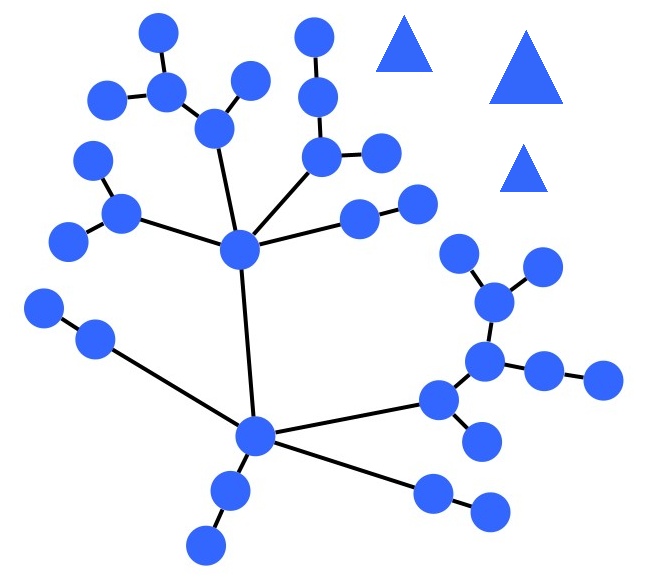
#> input picture Hackathon Project 2/Code/test-image-3.png, 658 x 579 px
$ python opencv.py
#> lines starting #> are read from the running program, lines starting #| are printed output that depends on the picture; after the words box and inside, x2 and y2 are one past the last pixel; in counts of white or black regions, pixels touching at a corner belong together
import cv2
from PIL import Image
import numpy as np

def main():
    image = cv2.imread("./test-image-3.png")
#> image is the input picture: shape (579, 658, 3); mean B, G, R 250.6, 233.9, 228.1

    # Preprocessing
    pil_image = Image.fromarray(image)
    quantizedImage = pil_image.quantize(3)
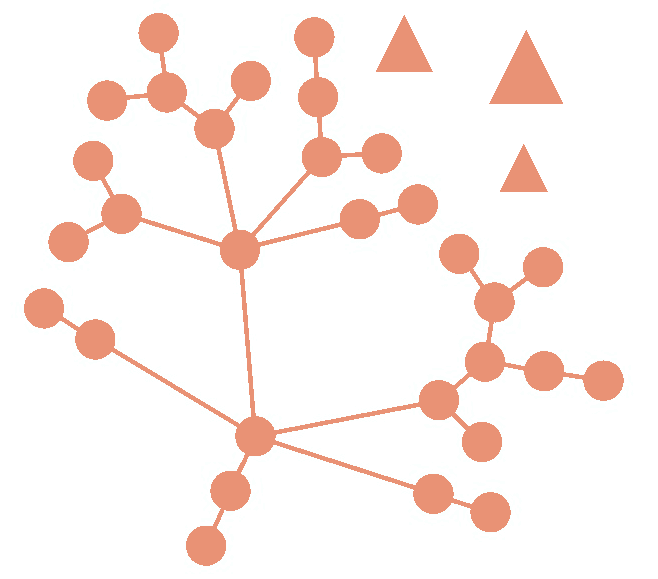
#> quantizedImage: PIL image 658x579 P; mean R, G, B 251.9, 240.7, 236.9
    quantizedImageCV2 = np.asarray(pil_image)
    # convert to grayscale
    gray = cv2.cvtColor(quantizedImageCV2, cv2.COLOR_BGR2GRAY)
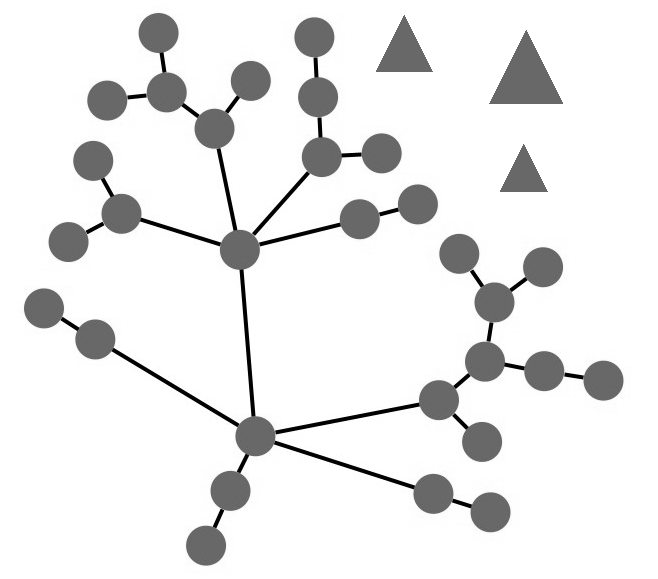
#> gray: shape (579, 658); min 0, max 255, mean 234.1
    (thresh, black_white) = cv2.threshold(gray, 126, 255, cv2.THRESH_BINARY)
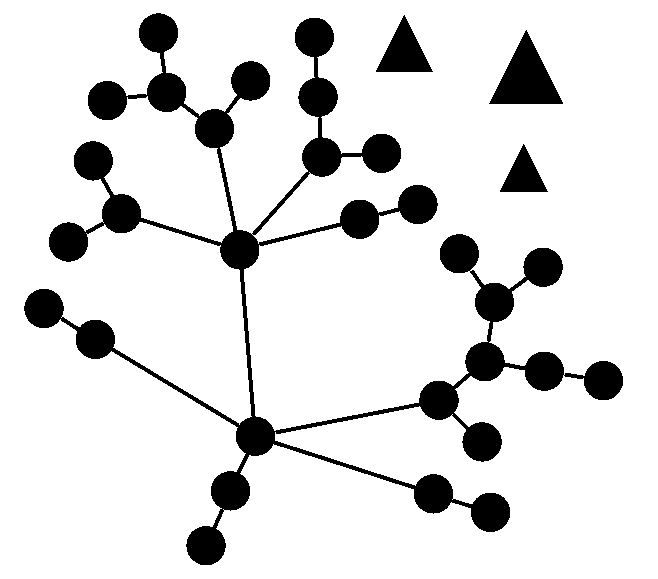
#> black_white: shape (579, 658); 87.6% white; 4 black regions, box (x1, y1, x2, y2) and area: (24, 13, 623, 565) 41761, (489, 30, 563, 104) 2775, (376, 15, 433, 72) 1653, (500, 144, 548, 192) 1176

    # Getting white mask
    mask = cv2.bitwise_not(black_white)
#> mask: shape (579, 658); 12.4% white; 4 white regions

    # Now we need to remove edges by making node mask, we erode heuristically until it stabilizes the amount of contours
    kernel = np.ones((5, 5), np.uint8)

    (coutner_index) = find_contour_index(mask, kernel)

    # Made a mask for nodes
    graph_node = cv2.erode(mask, kernel, iterations = coutner_index)
    # Need to dialiate to original size
    graph_node = cv2.dilate(graph_node, kernel, iterations = coutner_index + 1)
    graph_edges = mask - graph_node

    graph_shapes = graph_node.copy()
    (contours, contours_array_type, contours_array_coordinate) = contour_identify_shape(graph_shapes)

    # for i in range(0, len(contours_array_type)):
        # print(contours_array_type[i] + " " + np.array2string(contours_array_coordinate[i]))

    graph_edges_skeleton = morpological_skeletonization(graph_edges)

    coordinates = find_intersecting_contours(black_white, graph_node, graph_edges_skeleton)
    print(coordinates)

    # skeleton_coordinates = convert_skeleton_to_coordinates(graph_edges_skeleton)


    # Shows image
    cv2.imshow("Example", mask)
    cv2.imshow("Graph Node Mask", graph_node)

    cv2.imshow("Graph Node Edges", graph_edges)
    cv2.imshow("Graph Node Skeleton", graph_edges_skeleton)


    cv2.imshow("Graph Node Mask Shape", graph_shapes)

    cv2.waitKey(0)

    cv2.destroyAllWindows()


# Edge detection

# Edges exist as well, we need to find how edges connect and end
# later we'll try to find which node it cfonnects to

# Two end points are then matched to their closest node region to determine the two end nodes, furthermore since we have to end points, we know that the whole line is connected
# we can just walk along the neighboring pixels from one end point to the other to botain the edge path

# do to pruning step, we've pruned the actual end point
# we dialatte them until we find an intersection

def find_contour_index(mask, kernel):
    contours, hierarchy = cv2.findContours(mask, cv2.RETR_TREE, cv2.CHAIN_APPROX_SIMPLE)
#> contours = 12 contours, 8 with area under 20; largest, box (x1, y1, x2, y2) and area: (24, 13, 623, 565) 38925, (489, 30, 563, 104) 2664, (376, 15, 433, 72) 1568, (500, 144, 548, 192) 1104
    numberOfContours = len(contours)
#> numberOfContours = 12

    iteration = 0
    contours_number_array = []

    while (numberOfContours > 0):
        mask_eroded = cv2.erode(mask, kernel, iterations = iteration)
        contours, hierarchy = cv2.findContours(mask_eroded, cv2.RETR_TREE, cv2.CHAIN_APPROX_SIMPLE)
        numberOfContours = len(contours)
        contours_number_array.append(numberOfContours)
        iteration += 1
#> this loop made 11 passes
#> numberOfContours on passes 1 to 8: 12, 33, 33, 33, 33, 33, 32, 2
#> mask_eroded: shape (579, 658); every value is 0
#> after the loop, contours_number_array = [12, 33, 33, 33, 33, 33, 32, 2, 1, 1, 0]; iteration = 11

    ideal_contour_number = max(set(contours_number_array), key = contours_number_array.count)
#> ideal_contour_number = 33

    contours, hierarchy = cv2.findContours(mask, cv2.RETR_TREE, cv2.CHAIN_APPROX_SIMPLE)
    coutner_index = 0
    iteration = 0
    numberOfContours = len(contours)
#> numberOfContours = 12

    while (numberOfContours != ideal_contour_number):
        mask_eroded = cv2.erode(mask, kernel, iterations = iteration)
        contours, hierarchy = cv2.findContours(mask_eroded, cv2.RETR_TREE, cv2.CHAIN_APPROX_SIMPLE)
        numberOfContours = len(contours)
        if(numberOfContours == ideal_contour_number):
            coutner_index = iteration
        else:
            iteration += 1
#> this loop made 2 passes
#> (numberOfContours, iteration) on pass 1: (12, 1)
#> after the loop, iteration = 1
#> in main, `graph_node = cv2.dilate(graph_node, kernel, iterations = coutner_index..`:
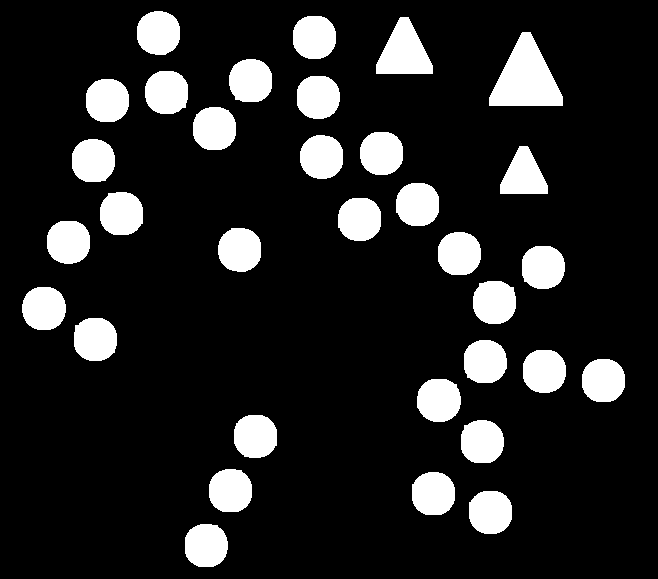
#> graph_node: shape (579, 658); 14% white; 33 white regions
#> in main, `graph_edges = mask - graph_node`:
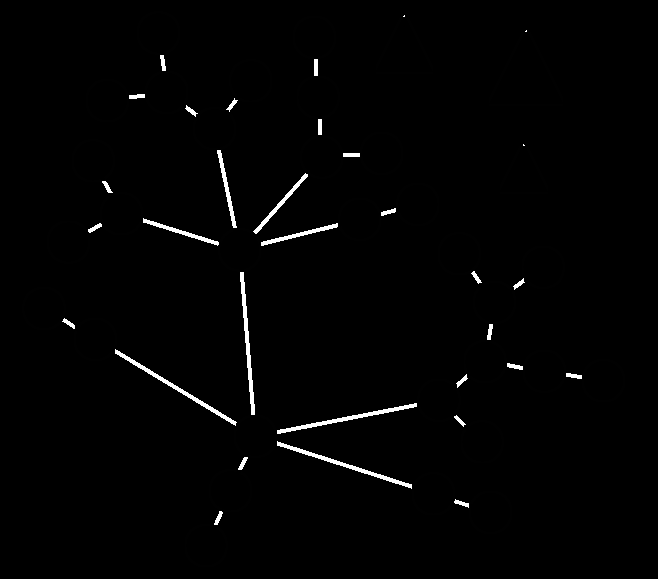
#> graph_edges: shape (579, 658); min 0, max 255, mean 3.2

    return coutner_index

def contour_identify_shape(graph_shapes):
    i = 0
    contours, hierarchy = cv2.findContours(graph_shapes, cv2.RETR_TREE, cv2.CHAIN_APPROX_SIMPLE)
#> contours = 33 contours; largest, box (x1, y1, x2, y2) and area: (489, 32, 563, 106) 3216, (376, 17, 433, 74) 1984, (100, 192, 143, 235) 1486, (417, 379, 461, 422) 1485, (137, 11, 180, 55) 1485

    contours_array = []

    for contour in contours:
        if i == 0:
            i = 1
            continue

        approx = cv2.approxPolyDP(
            contour, 0.01 * cv2.arcLength(contour, True), True)

        cv2.drawContours(graph_shapes, [contour], 0, (0, 0, 255), 5)

        # finding center point of shape
        M = cv2.moments(contour)
        if M['m00'] != 0.0:
            x = int(M['m10']/M['m00'])
            y = int(M['m01']/M['m00'])

        # putting shape name at center of each shape
        if len(approx) >= 3 and len(approx) <= 6:
            cv2.putText(graph_shapes, 'Triangle', (x, y),
                        cv2.FONT_HERSHEY_SIMPLEX, 0.6, (255, 255, 255), 2)
            contours_array.append("Triangle")

        else:
            cv2.putText(graph_shapes, 'circle', (x, y),
                        cv2.FONT_HERSHEY_SIMPLEX, 0.6, (255, 255, 255), 2)
            contours_array.append("Circle")
#> this loop made 33 passes
#> (x, y) on passes 2 to 9: (489, 511), (432, 493), (230, 490), (481, 441), (254, 435), (438, 399), (602, 380), (543, 370)
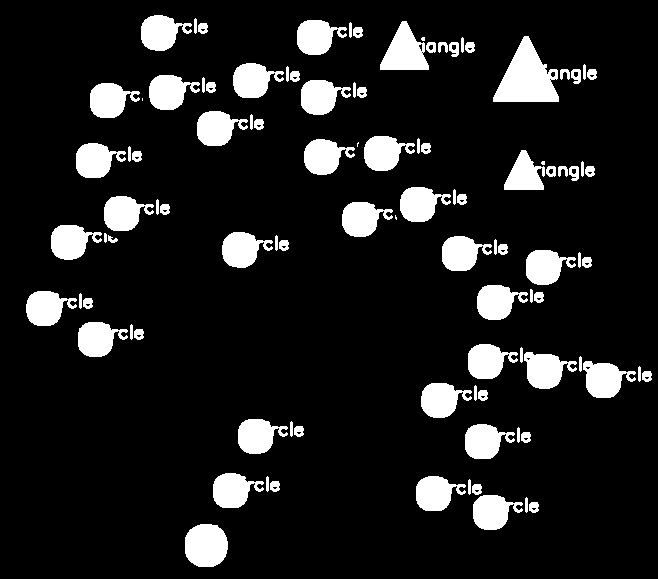
#> graph_shapes: shape (579, 658); 11.7% white; 102 white regions (5 under 20 px)
#> after the loop, contours_array = 32 items, first 6: 'Circle', 'Circle', 'Circle', 'Circle', 'Circle', 'Circle'; i = 1
#> in main, `(contours, contours_array_type, contours_array_coordinate) = contour_i..`: contours_array_type has the same summary as contours_array in contour_identify_shape; contours_array_coordinate = 1952 pairs, first value 22 to 624, second value 11 to 566

    return (contours, contours_array, np.vstack(contours).squeeze())

def morpological_skeletonization(graph_edges):
    img = graph_edges.copy()

    size = np.size(img)
#> size = 380982
    skeleton = np.zeros(img.shape, np.uint8)

    element = cv2.getStructuringElement(cv2.MORPH_CROSS, (3,3))
#> element = [[0, 1, 0], [1, 1, 1], [0, 1, 0]]

    done = False

    while(not done):
        eroded = cv2.erode(img, element)
        temp = cv2.dilate(eroded, element)
        temp = cv2.subtract(img, temp)
        skeleton = cv2.bitwise_or(skeleton, temp)
        img = eroded.copy()

        zeros = size - cv2.countNonZero(img)
        if (zeros == size):
            done = True
#> this loop made 3 passes
#> zeros on passes 1 to 3: 375755, 380698, 380982

    return skeleton

# My implementation of attempting to find contour coordiantes
# [27 lines left out: function convert_skeleton_to_coordinates, not called in this run]

def find_intersecting_contours(original_image, graph_node, graph_edges_skeleton):
    contours_graph_node, hierarchy_graph_node = cv2.findContours(graph_node, cv2.RETR_TREE, cv2.CHAIN_APPROX_SIMPLE)
#> contours_graph_node has the same summary as contours in contour_identify_shape
    contours_graph_edges, hierarchy_graph_edges = cv2.findContours(graph_edges_skeleton, cv2.RETR_TREE, cv2.CHAIN_APPROX_SIMPLE)
#> contours_graph_edges = 269 contours, 246 with area under 20; largest, box (x1, y1, x2, y2) and area: (249, 381, 430, 501) 207, (232, 269, 265, 418) 145, (489, 104, 563, 106) 73, (207, 148, 253, 243) 72, (259, 200, 351, 258) 71

    contours = [contours_graph_node, contours_graph_edges]

    # Create image filled with zeros
    zeroes = np.zeros(original_image.shape[0:2])

    # Copy each contour into it's own image and fill it with '1'
    image1 = cv2.drawContours(zeroes.copy(), contours[0], 0, 1)
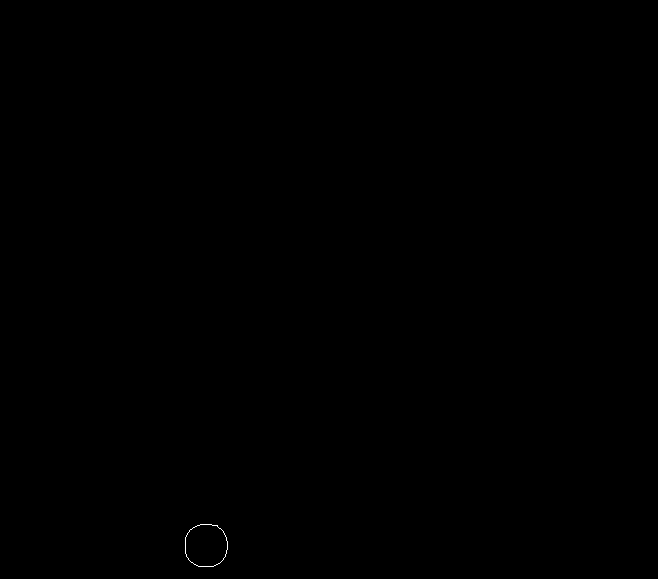
#> image1: shape (579, 658) float64; values 0 (black) and 1 (white), 0.03% white in thin lines or dots, all inside (x1, y1, x2, y2) = (185, 524, 228, 567)
    image2 = cv2.drawContours(zeroes.copy(), contours[1], 1, 1)
#> image2: shape (579, 658) float64; values 0 (black) and 1 (white), 0.01% white in thin lines or dots, all inside (x1, y1, x2, y2) = (484, 532, 497, 534)

    # Use the logical AND operator on two images
    intersection = np.logical_and(image1, image2)

    # Check if there was a '1' in the intersection
    return intersection.any()
# End of implementation

# [22 lines left out: function list_ports, not called in this run]

if __name__ == "__main__":
    main()
#> in main, `coordinates = find_intersecting_contours(black_white, graph_node, grap..`: coordinates = False
#| False

$ run again, with Hackathon Project 2/Code/test-image-2.png copied over Hackathon Project 2/Code/test-image-3.png
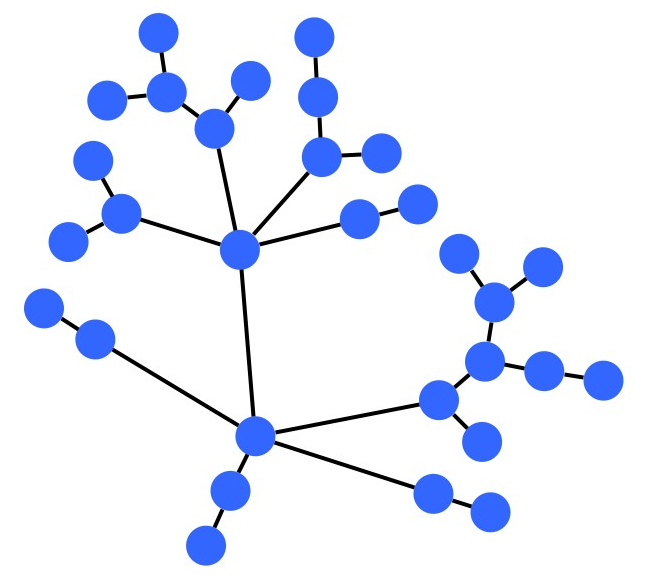
#> input picture Hackathon Project 2/Code/test-image-2.png, 658 x 579 px
#> in main, image is the input picture: shape (579, 658, 3); mean B, G, R 250.7, 236.2, 231.1
#> in main, `(thresh, black_white) = cv2.threshold(gray, 126, 255, cv2.THRESH_BINARY)`:
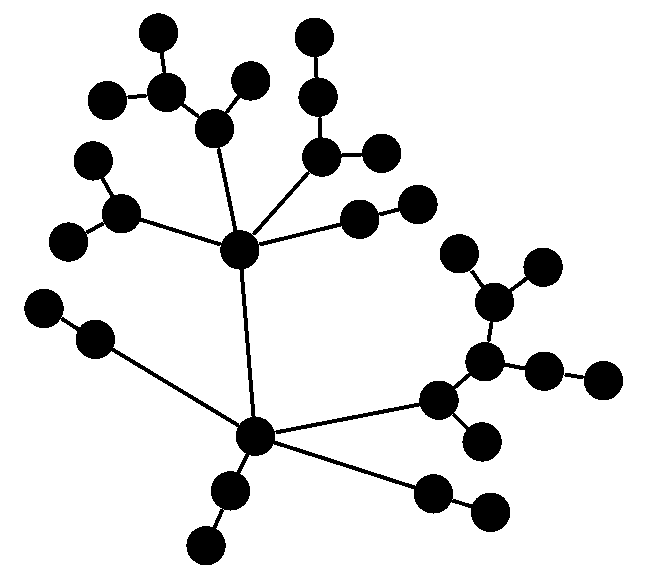
#> black_white: shape (579, 658); 89% white; 1 black region, box (x1, y1, x2, y2) and area: (24, 13, 623, 565) 41761
#> mask: shape (579, 658); 11% white; 1 white region
#> in find_contour_index, `contours, hierarchy = cv2.findContours(mask, cv2.RETR_TREE, cv2.CHAIN_..`: contours = 9 contours, 8 with area under 20; largest, box (x1, y1, x2, y2) and area: (24, 13, 623, 565) 38925
#> in find_contour_index, `numberOfContours = len(contours)`: numberOfContours = 9
#> the loop in find_contour_index, `while (numberOfContours > 0):` made 8 passes
#> numberOfContours on passes 1 to 8: 9, 30, 30, 30, 30, 30, 30, 0
#> after the loop in find_contour_index, `while (numberOfContours > 0):`: contours_number_array = [9, 30, 30, 30, 30, 30, 30, 0]; iteration = 8
#> ideal_contour_number = 30
#> in find_contour_index, `numberOfContours = len(contours)`: numberOfContours = 9
#> the loop in find_contour_index, `while (numberOfContours != ideal_contour_number):` made 2 passes
#> (numberOfContours, iteration) on pass 1: (9, 1)
#> after the loop in find_contour_index, `while (numberOfContours != ideal_contour_number):`: iteration = 1
#> graph_node: shape (579, 658); 12.2% white; 30 white regions
#> in contour_identify_shape, `contours, hierarchy = cv2.findContours(graph_shapes, cv2.RETR_TREE, cv..`: contours = 30 contours; largest, box (x1, y1, x2, y2) and area: (100, 192, 143, 235) 1486, (417, 379, 461, 422) 1485, (137, 11, 180, 55) 1485, (74, 318, 117, 361) 1484, (218, 228, 261, 272) 1484
#> the loop in contour_identify_shape, `for contour in contours:` made 30 passes
#> (x, y) on passes 2 to 9: (489, 511), (432, 493), (230, 490), (481, 441), (254, 435), (438, 399), (602, 380), (543, 370)
#> after the loop in contour_identify_shape, `for contour in contours:`:
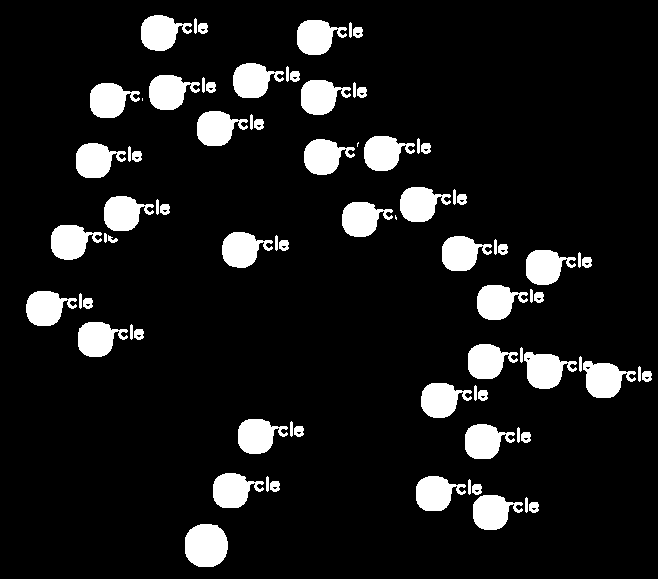
#> graph_shapes: shape (579, 658); 10.1% white; 83 white regions (3 under 20 px)
#> after the loop in contour_identify_shape, `for contour in contours:`: contours_array = 29 items, first 6: 'Circle', 'Circle', 'Circle', 'Circle', 'Circle', 'Circle'; i = 1
#> in main, `(contours, contours_array_type, contours_array_coordinate) = contour_i..`: contours_array_type has the same summary as contours_array in contour_identify_shape; contours_array_coordinate = 1639 pairs, first value 22 to 624, second value 11 to 566
#> size = 380982
#> element = [[0, 1, 0], [1, 1, 1], [0, 1, 0]]
#> the loop in morpological_skeletonization, `while(not done):` made 3 passes
#> zeros on passes 1 to 3: 376062, 380698, 380982
#> contours_graph_node has the same summary as contours in contour_identify_shape
#> contours_graph_edges = 260 contours, 240 with area under 20; largest, box (x1, y1, x2, y2) and area: (249, 381, 430, 501) 207, (232, 269, 265, 418) 145, (207, 148, 253, 243) 72, (259, 200, 351, 258) 71, (130, 207, 218, 245) 52
#> image1: shape (579, 658) float64; values 0 (black) and 1 (white), 0.03% white in thin lines or dots, all inside (x1, y1, x2, y2) = (185, 524, 228, 567)
#> image2: shape (579, 658) float64; values 0 (black) and 1 (white), 0.01% white in thin lines or dots, all inside (x1, y1, x2, y2) = (484, 532, 497, 534)
#> coordinates = False
#| False
